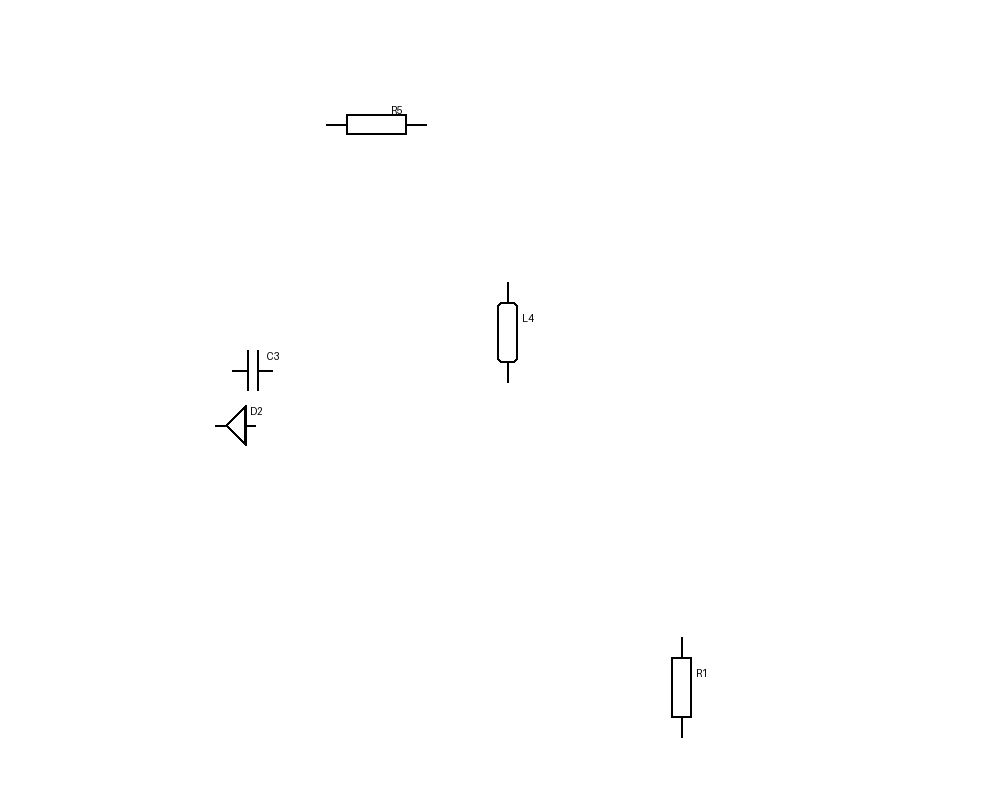
#> input picture test_debug.png, 1000 x 800 px
$ python add_grid_overlay.py ../test_debug.png out.png
#> lines starting #> are read from the running program, lines starting #| are printed output that depends on the picture; after the words box and inside, x2 and y2 are one past the last pixel; in counts of white or black regions, pixels touching at a corner belong together
"""
Skrypt do nakładania siatki 4x4 na obraz PNG schematu elektronicznego.
Użycie: python scripts/add_grid_overlay.py <input.png> [output.png]
"""

import sys
from pathlib import Path

import cv2


def add_grid_overlay(input_path: str, output_path: str = None, grid_size: tuple = (4, 4)):
    """
    Nakłada siatkę na obraz PNG.

    Args:
        input_path: Ścieżka do pliku wejściowego PNG
        output_path: Ścieżka do pliku wyjściowego PNG (opcjonalnie)
        grid_size: Rozmiar siatki jako (rows, cols), domyślnie (4, 4)
    """
#> called with input_path = '../test_debug.png', output_path = 'out.png', grid_size = (4, 4)
    # Wczytaj obraz
    img = cv2.imread(input_path)
#> img is the input picture: shape (800, 1000, 3); min 0, max 255, mean 254.4
    if img is None:
        raise ValueError(f"Nie można wczytać obrazu: {input_path}")

    height, width = img.shape[:2]
#> height = 800; width = 1000
    rows, cols = grid_size

    # Kolory linii (czerwony BGR format)
    line_color = (0, 0, 255)  # Czerwony
    line_thickness = 2

    # Rysuj linie poziome
    for i in range(1, rows):
        y = int(height * i / rows)
        cv2.line(img, (0, y), (width, y), line_color, line_thickness)
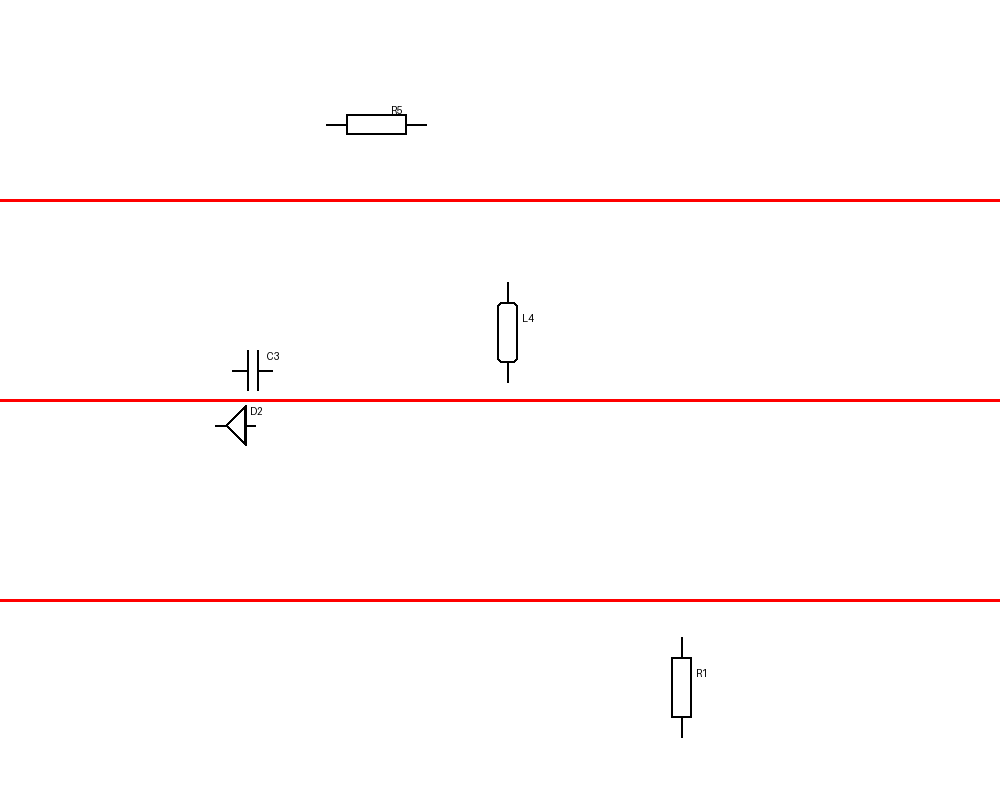
#> img: shape (800, 1000, 3); 1.12% of pixels changed, all inside (x1, y1, x2, y2) = (0, 199, 1000, 602)

    # Rysuj linie pionowe
    for j in range(1, cols):
        x = int(width * j / cols)
        cv2.line(img, (x, 0), (x, height), line_color, line_thickness)
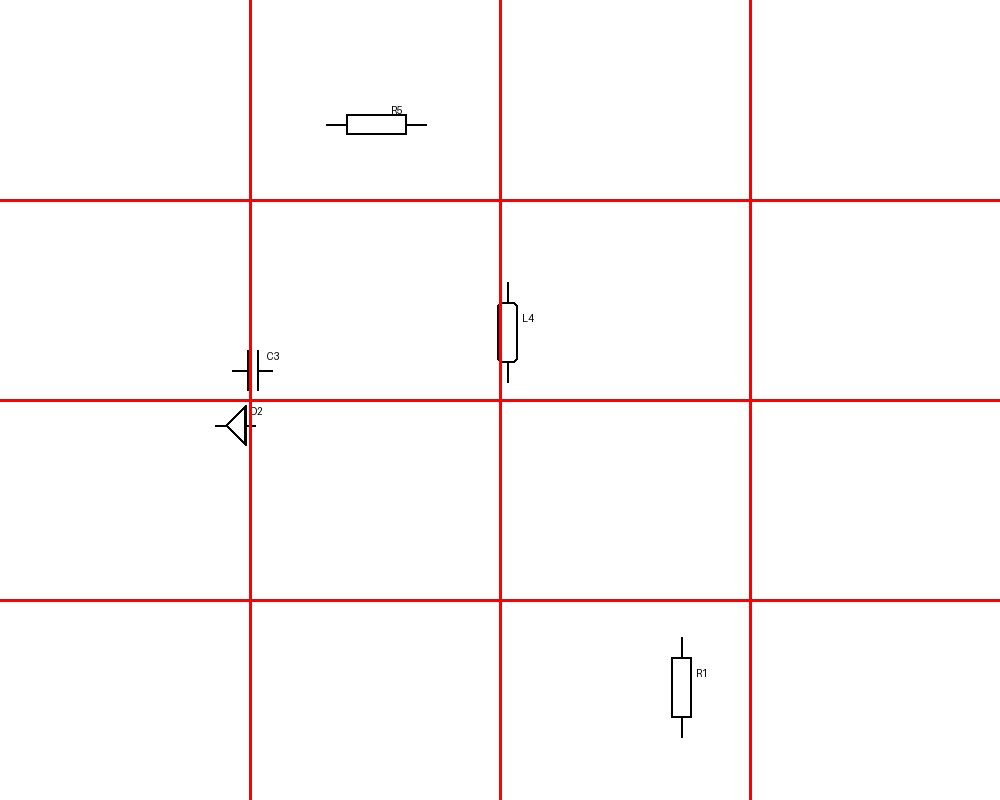
#> img: shape (800, 1000, 3); 0.89% of pixels changed, all inside (x1, y1, x2, y2) = (249, 0, 752, 800)

    # Dodaj etykiety pól (A1, B2, itp.)
    font = cv2.FONT_HERSHEY_SIMPLEX
#> font = 0
    font_scale = 1.5
    font_thickness = 3
    text_color = (0, 0, 255)  # Czerwony
    bg_color = (255, 255, 255)  # Białe tło

    labels_col = ["A", "B", "C", "D"]
    labels_row = ["1", "2", "3", "4"]

    for i in range(rows):
        for j in range(cols):
            label = f"{labels_col[j]}{labels_row[i]}"

            # Pozycja etykiety (lewy górny róg każdego pola)
            x = int(width * j / cols) + 10
            y = int(height * i / rows) + 40

            # Wymiary tekstu dla tła
            (text_width, text_height), baseline = cv2.getTextSize(label, font, font_scale, font_thickness)

            # Rysuj białe tło pod tekstem
            cv2.rectangle(img, (x - 5, y - text_height - 5), (x + text_width + 5, y + 5), bg_color, -1)  # Wypełniony

            # Rysuj tekst
            cv2.putText(img, label, (x, y), font, font_scale, text_color, font_thickness)
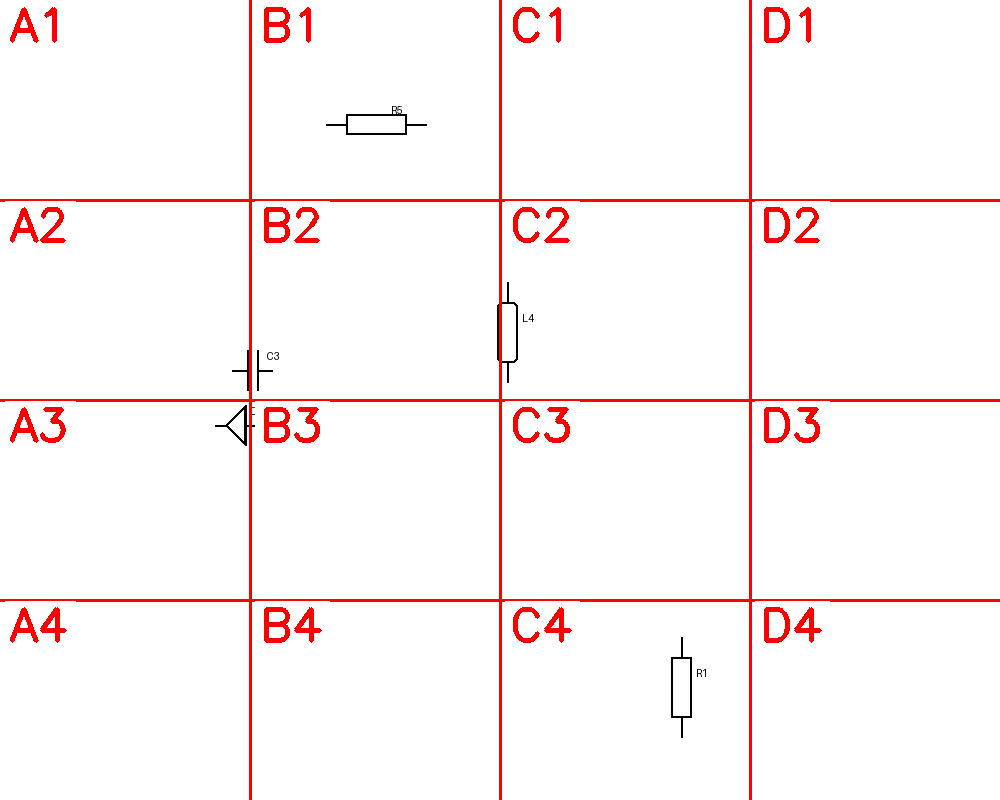
#> img: shape (800, 1000, 3); 1.66% of pixels changed, all inside (x1, y1, x2, y2) = (5, 7, 830, 643)

    # Ustal ścieżkę wyjściową
    if output_path is None:
        input_file = Path(input_path)
        output_path = str(input_file.parent / f"{input_file.stem}_grid_4x4{input_file.suffix}")

    # Zapisz obraz
    cv2.imwrite(output_path, img)
    print(f"✅ Zapisano obraz z siatką 4x4: {output_path}")
    print(f"📐 Wymiary: {width}x{height} px")
#| 📐 Wymiary: 1000x800 px
    print(f"📦 Rozmiar każdego pola: ~{width//cols}x{height//rows} px")
#| 📦 Rozmiar każdego pola: ~250x200 px

    return output_path


def main():
    if len(sys.argv) < 2:
        print("Użycie: python scripts/add_grid_overlay.py <input.png> [output.png]")
        print("\nPrzykład:")
        print("  python scripts/add_grid_overlay.py uploads/f9dc74a1300949d98647a244a7081d33_page_5.png")
        print("  python scripts/add_grid_overlay.py input.png output_with_grid.png")
        sys.exit(1)

    input_path = sys.argv[1]
    output_path = sys.argv[2] if len(sys.argv) > 2 else None

    # Sprawdź czy plik istnieje
    if not Path(input_path).exists():
        print(f"❌ Błąd: Plik nie istnieje: {input_path}")
        sys.exit(1)

    try:
        add_grid_overlay(input_path, output_path)
    except Exception as e:
        print(f"❌ Błąd: {e}")
        sys.exit(1)


if __name__ == "__main__":
    main()
